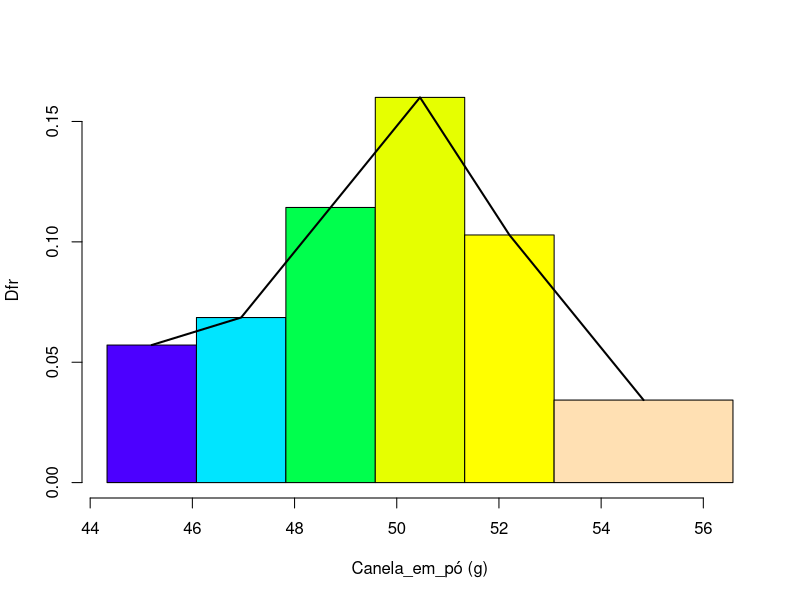

R code for this plot:
canela <- c(45.2, 45.3, 45.4, 45.7, 45.9, 46.1, 46.1, 46.2, 46.5, 46.6, 46.9, 47.9,
            48.1, 48.1, 48.3, 48.5, 48.8, 48.8, 49.1, 49.2, 49.3, 49.7, 49.8, 49.9, 50.1, 50.2,
            50.3, 50.4, 50.5, 50.5, 50.5, 50.6, 50.8, 51.0, 51.1, 51.4, 51.4, 51.6, 51.7, 51.9,
            52.5, 52.7, 52.8, 53.0, 54.9, 55.0, 55.2, 55.3, 55.7, 55.7)

df = matrix(0,8,3) 
colnames(df) = c('FA', 'FR', 'FP')

rownames(df) <- c('[44,33;46,08)', '[46,08;47,83)', '[47,83;49,58)','[49,58;51,33)', '[51,33;53,08)', '[53,08;54,83)', '[54,83;56,58)', 'Total')
tab.canela <- table(cut(canela, breaks = c(44.33, 46.08, 47.83, 49.58, 51.33, 53.08, 54.83, 56.58)))

df[1:7,1] = tab.canela
df[8,1] = length(canela)

for(i in 1:8){
  df[i,2] = df[i,1]/length(canela)
  df[i,3] = df[i,2]*100
}

h <- hist(canela, breaks=c(44.33, 46.08, 47.83, 49.58, 51.33, 53.08, 56.58),
          freq=FALSE, ylab="Dfr", xlab="Canela_em_pó (g)", main="",
          col=topo.colors(6))
points(h$mids, h$density, "l", lwd=2)
